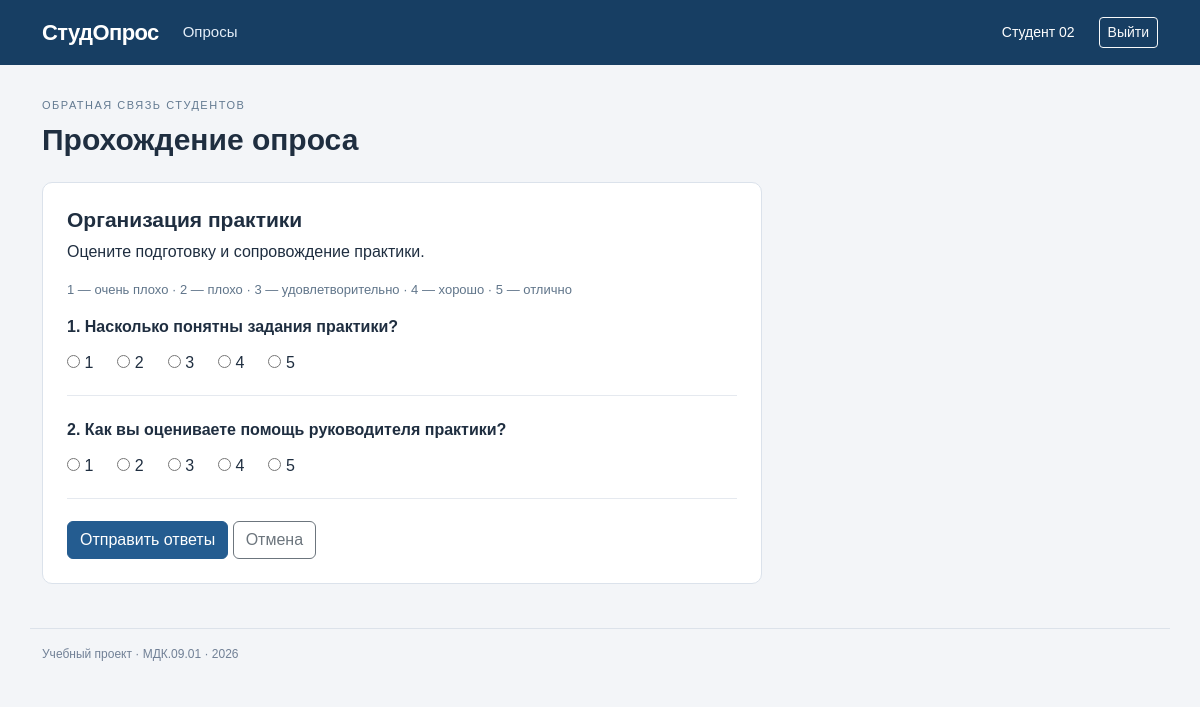
Screenshot of /vote.php?id=4 (signed in) with the database file from the repository.
### tables this page shows
CREATE TABLE surveys (
 id INT AUTO_INCREMENT PRIMARY KEY,
 title VARCHAR(150) NOT NULL,
 description TEXT,
 status ENUM('Черновик','Открыт','Закрыт') NOT NULL DEFAULT 'Черновик',
 created_by INT NOT NULL,
 created_at DATETIME NOT NULL DEFAULT CURRENT_TIMESTAMP,
 FOREIGN KEY (created_by) REFERENCES users(id)
);

CREATE TABLE questions (
 id INT AUTO_INCREMENT PRIMARY KEY,
 survey_id INT NOT NULL,
 text VARCHAR(250) NOT NULL,
 FOREIGN KEY (survey_id) REFERENCES surveys(id) ON DELETE CASCADE
);

### helpers.php (called while the page is built, shortened)
<?php
function h($value): string {
    return htmlspecialchars((string)$value, ENT_QUOTES, 'UTF-8');
}
function one(PDO $pdo, string $sql, array $params=[]): array|false {
    $stmt=$pdo->prepare($sql); $stmt->execute($params); return $stmt->fetch();
}
function all_rows(PDO $pdo, string $sql, array $params=[]): array {
    $stmt=$pdo->prepare($sql); $stmt->execute($params); return $stmt->fetchAll();
}

### vote.php (the view, shortened to what this page needs)
<?php
require 'auth.php';require 'menu.php';
$id=(int)($_GET['id']??0);$survey=one($pdo,'SELECT * FROM surveys WHERE id=?',[$id]);
$questions=all_rows($pdo,'SELECT * FROM questions WHERE survey_id=? ORDER BY id',[$id]);$error='';
page_start('Прохождение опроса'); ?>
<div class="panel form-panel"><h2><?=h($survey['title'])?></h2><p><?=h($survey['description'])?></p><p class="hint">1 — очень плохо · 2 — плохо · 3 — удовлетворительно · 4 — хорошо · 5 — отлично</p><?php notice($error); ?>
<form method="post"><?=csrf()?><?php foreach($questions as $i=>$q): ?><div class="question"><strong><?=($i+1)?>. <?=h($q['text'])?></strong><div class="rating"><?php for($v=1;$v<=5;$v++): ?><label><input type="radio" name="answer[<?=$q['id']?>]" value="<?=$v?>" required <?=((string)($_POST['answer'][$q['id']]??''))===(string)$v?'checked':''?>> <?=$v?></label><?php endfor; ?></div></div><?php endforeach; ?>
<button class="btn btn-primary">Отправить ответы</button> <a class="btn btn-outline-secondary" href="surveys.php">Отмена</a></form></div><?php page_end(); ?>

### css/style.css (style rules this page uses)
:root { --brand:#173e63 }
body { background:#f3f5f8;color:#1f2e40;font-family:Arial,sans-serif }
h2 { font-size:21px;font-weight:700 }
.panel { background:white;border:1px solid #dbe2eb;border-radius:10px;padding:24px;margin-bottom:20px }
.form-panel { max-width:720px }
.btn-primary { background:#245c90;border-color:#245c90 }
.rating { display:flex;gap:24px;margin-top:12px }
.question { margin-bottom:22px;padding-bottom:20px;border-bottom:1px solid #e5e9ef }
.hint { font-size:13px;color:#60758a }

### rows the page displays
surveys: title "Организация практики", description "Оцените подготовку и сопровождение практики."
questions: text "Насколько понятны задания практики?", id "☐ 1", id "☐ 2", id "☐ 3", id "☐ 4", id "☐ 5"
questions: text "Как вы оцениваете помощь руководителя практики?", id "☐ 1", id "☐ 2", id "☐ 3", id "☐ 4", id "☐ 5"

### other values shown
$cfg['brand'] "СтудОпрос"
$label "Опросы"
$_SESSION['user']['name'] "Студент 02"
$cfg['subtitle'] "ОБРАТНАЯ СВЯЗЬ СТУДЕНТОВ"
$title "Прохождение опроса"
